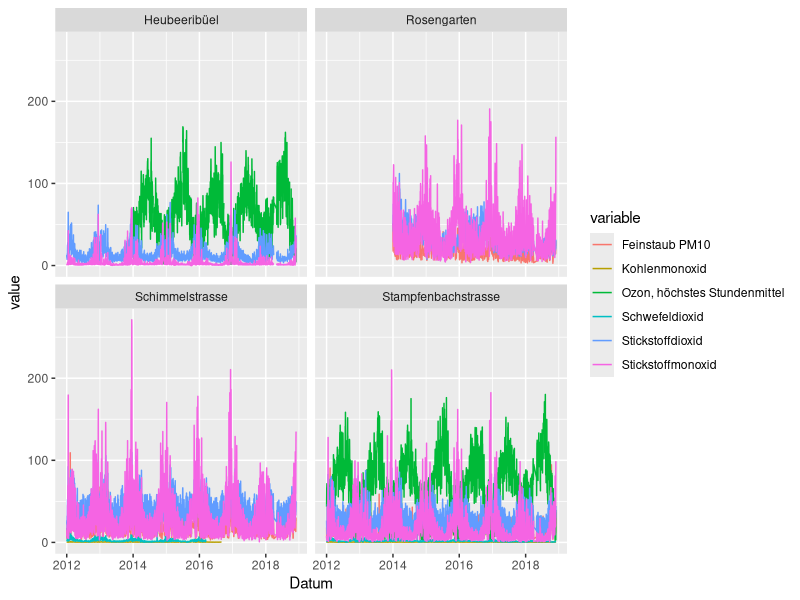
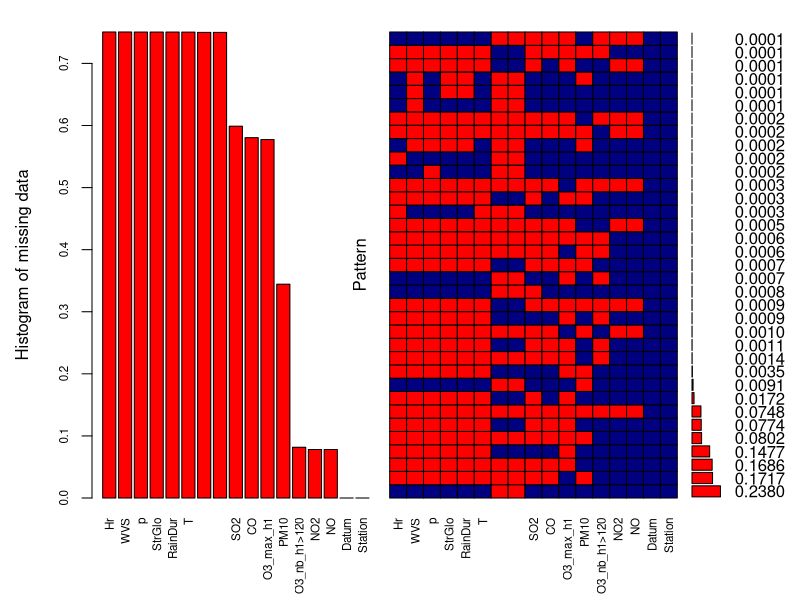
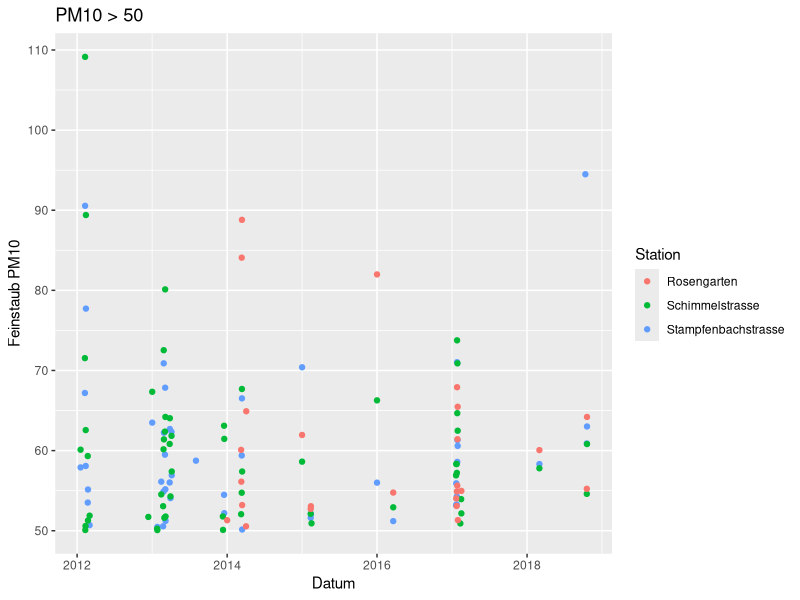
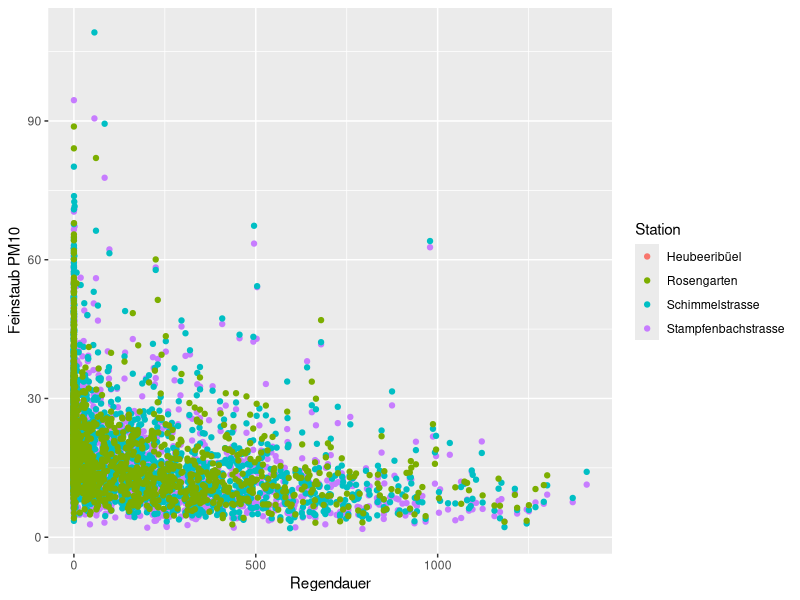

Here is the R script that generated these plots, in order:
# Hausaufgabe
#### Aufgabe 1 ####

library("tidyr")
library(readr)
require(dplyr, quietly = T)
library(ggplot2)

# Daten einlesen
ugz_luftqualitaetsmessung_seit_2012 <- read_csv("ugz_luftqualitaetsmessung_seit-2012.csv")
luftqualitaet <- as_tibble(ugz_luftqualitaetsmessung_seit_2012)

# Werte und titel separieren
titel <- slice(luftqualitaet, c(2))
titel[1] <- "Datum"
werte <- slice(luftqualitaet, c(-1:-5))

# Tabelle nach ort auseinander nehmen
stampfenbach <- werte %>% select(1,2:14) %>%
  mutate(station = "Stampfenbachstrasse")
stampfenbach_titel <- titel %>% select(1,2:14)
stampfenbach_titel[15] <- "Station"
names(stampfenbach) <- stampfenbach_titel

schimmel <- werte %>% select(1,15:22) %>%
  mutate(station = "Schimmelstrasse")
schimmel_titel <- titel %>% select(1,15:22)
schimmel_titel[10] <- "Station"
names(schimmel) <- schimmel_titel

heubeer <- werte %>% select(1,23:26) %>%
  mutate(station = "Heubeeribüel")
heubeer_titel <- titel %>% select(1,23:26)
heubeer_titel[6] <- "Station"
names(heubeer) <- heubeer_titel

rosengarten <- werte %>% select(1,27:30) %>%   
  mutate(station = "Rosengarten")
rosengarten_titel <- titel %>% select(1,27:30)
rosengarten_titel[6] <- "Station"
names(rosengarten) <- rosengarten_titel

# Tabelle zusammensetzen
luftqual <- bind_rows(stampfenbach, schimmel, heubeer, rosengarten)
str(luftqual)

# Zahlen von character nach numeric wandeln
luftqual[2:14] <- as_tibble(sapply(luftqual[2:14], as.numeric))
str(luftqual)
View(luftqual)



#### Aufgabe 2 ####
# mit ggplot
gather(luftqual, key = variable, value = value, c(2,3,4,6,7,8)) %>% 
  ggplot(aes(x = Datum, y = value, group = variable)) +
  geom_line(aes(color = variable)) +
  facet_wrap(~Station)

# mit ggally #falscher Ansatz
# library(GGally)
# ggpairs(luftqual, mapping = ggplot2::aes(color = Station), columns = c(2,3,4,6,7,8),
#         upper =list(continuous = wrap("points", alpha = 0.2)))


#### Aufgabe 3 ####
library(VIM)
par(mar= c(4,2,2,2))


# Alle Nan Werte zu NA`s ersetzen
luftqual.A3 <- rapply(luftqual, f=function(x) ifelse(is.nan(x),NA,x), how="replace")
View(luftqual.A3)

# Neue Namen für Header, ansonsten kein Platz für Plot
names(luftqual.A3) <- c("Datum", "SO2", "CO", "O3_max_h1", "O3_nb_h1>120", "NO2", "NO", "PM10", "T", "Hr", "p", "WVS", "StrGlo", "RainDur", "Station")
View(luftqual.A3)

# Anteil von NA in Variable und Kombinationen von Varibablen mittels Package VIM
aggr_plot <- aggr(luftqual.A3, col=c('navyblue','red'), 
                  numbers=TRUE, sortVars=TRUE, labels=names(luftqual.A3), cex.axis=0.7, gap=0.5, ylab=c("Histogram of missing data","Pattern"), cex.lab = 1)

# Anzahl NA`s im Datensatz
sum(is.na(luftqual.A3))




#### Aufgabe 4 ####

# Feinstaub (PM10) jeweils fuer die Messpunkte 
# Stampfenbachstrasse, Schimmelstrasse, Rosengartenstrasse
# !! Heubeeribüel hat keine Messung von PM10 

# PM10 
# Jahresmittelgrenzwert: 20ug/m^3
# Tagesmittelgrenzwert: 50ug/m^3, darf max. 1x pro Jahr ueberschritten werden


# uberschittene Tagesmittelgrenzwerte
luftqual.PM10 <- luftqual %>% select(Datum, 'Feinstaub PM10', Station) %>%
  mutate(PM10_uberschritt = luftqual$`Feinstaub PM10` >= 50 )

#1 wie oft wird der Tagesmittel-Grenzwert an welcher Station ueberschritten?
luftqual.PM10 %>% group_by(Station) %>% summarize(n = sum(PM10_uberschritt, na.rm = T))

#2 ueberschrittenen Tagesmittelgrenzwerte fuer alle Stationen ueber die Zeit in einer Grafik
luftqual.PM10 %>% filter(PM10_uberschritt) %>% 
  ggplot(aes(x=Datum, y=`Feinstaub PM10`)) + geom_point(aes(color = Station)) + ggtitle("PM10 > 50")

# Der Tagesmittelgrenzwert wird bei allen Stationen oft an den gleichen Tagen uebertroffen.
# Dies ist gut moeglich da alle Messstatinen unter aehnlichen Einfluessen auf den Feinstaub reagieren
# wie zb. das Wetter.

#3 In welchen Jahren und Stationen ist der Anteil der Tage mit Grenzwert uberschreitungen
# signifikant groesser als zufaellig

# Jahresmittelgrenzwert = 20ug/m^3

# Messwerte sind iid: independent and identically distributed
# luftqual.PM10 %>% group_by(Station) %>% summarize(n = sum(PM10_uberschritt, na.rm = T)) %>%
#   mutate(wkeit_n = punif(q=n, min=0, max=365))

# Datum nur das Jahr interessant
luftqual.PM10 %>% mutate(Jahr = strtrim(luftqual.PM10$Datum, 4)) %>%
  group_by(Jahr, Station) %>%
  summarize(n = sum(PM10_uberschritt, na.rm = T))

# t test: 
# h0: mu =  
# h1:
#t.test(daten, mu = 8.2, altern = "two.sided")


#### Aufgabe 5 ####

# Regendauer ~ PM10 pro Station 
# select(luftqual, Datum, Regendauer)
# PM10_temp <- luftqual %>% select(Datum,`Feinstaub PM10`, Station) %>%
  
# regendauer zu allen Stationen hinzufuegen mit leftjoin
ordered_PM10 <- left_join(x = select(luftqual, Datum,`Feinstaub PM10`, Station),
          y = filter(luftqual, Station == "Stampfenbachstrasse") %>% select( Datum, Regendauer),
          by = "Datum")
  
# Plot
ggplot(ordered_PM10, aes(x= Regendauer, y= `Feinstaub PM10`)) + geom_point(aes(color = Station))
